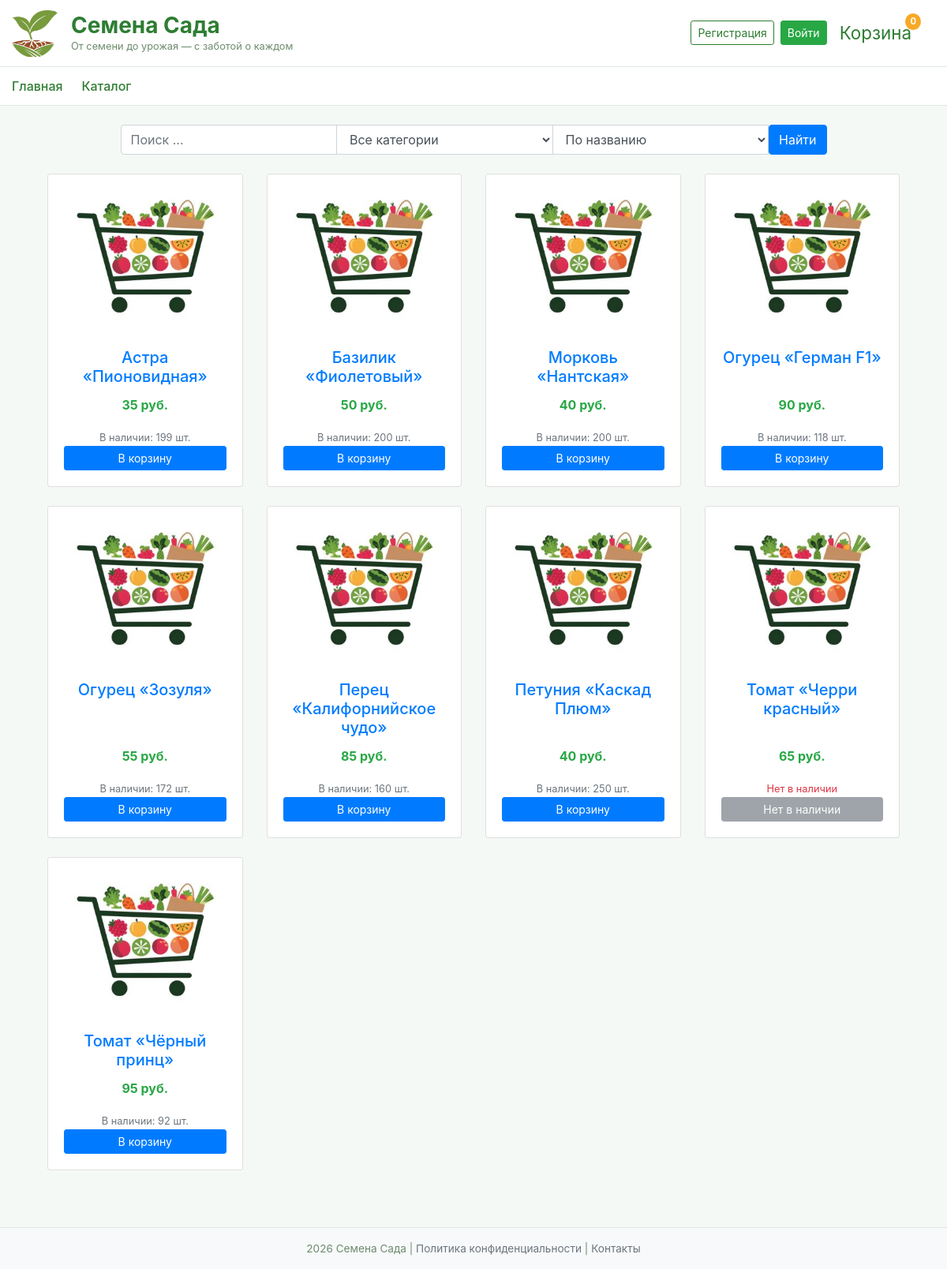
The page /catalog on the database as committed earlier.
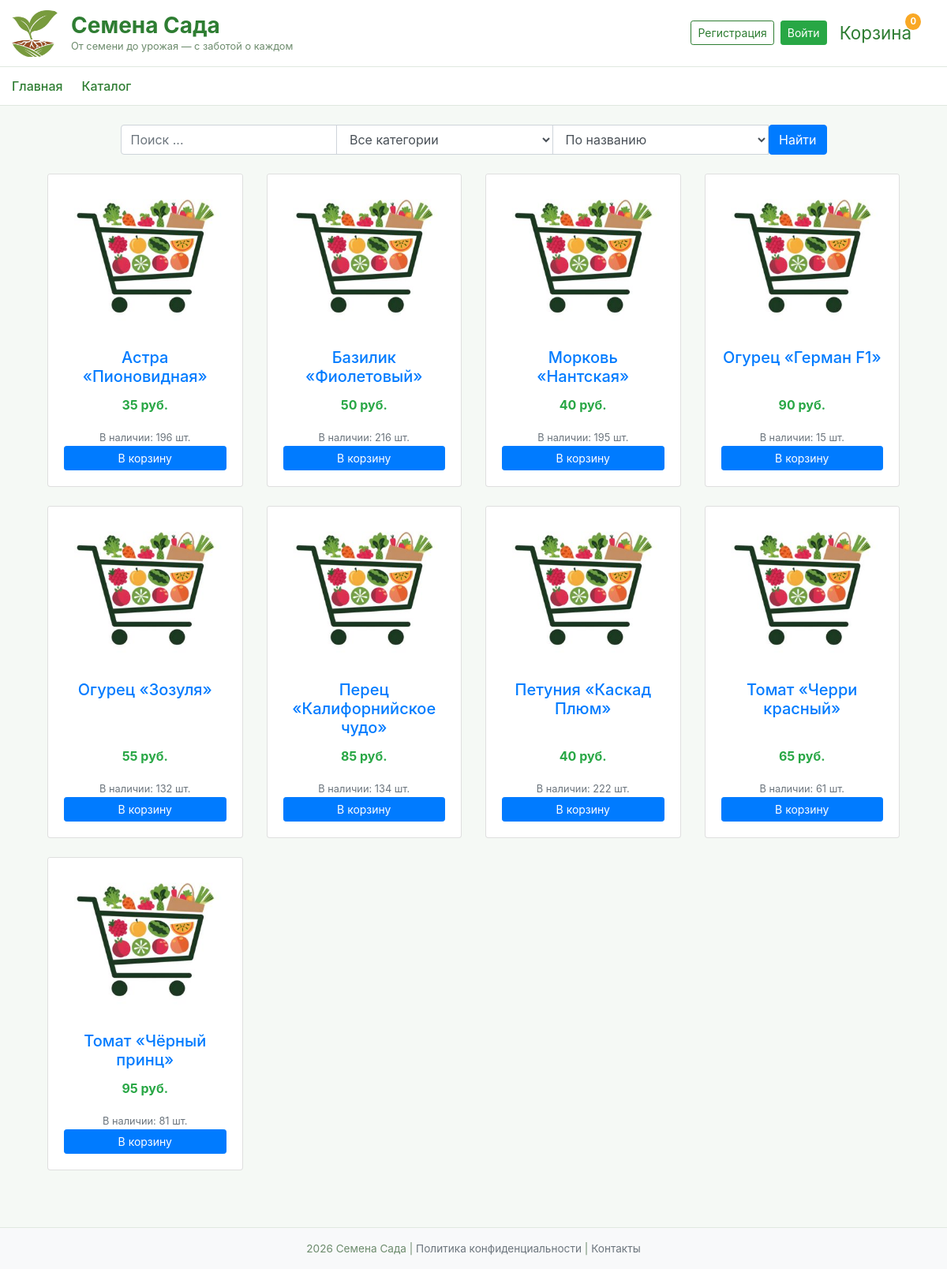
The same page on the database as committed later.
### data/products.py (models this page shows)
class Product(SqlAlchemyBase, SerializerMixin):
    __tablename__ = 'products'
    serialize_only = ('id', 'name', 'category_id', 'category.name', 'price', 'stock',
                      'image_path', 'description', 'sowing_month_start', 'sowing_month_end',
                      'difficulty', 'modified_date', 'order_items')
    id = sqlalchemy.Column(sqlalchemy.Integer, primary_key=True, autoincrement=True)
    name = sqlalchemy.Column(sqlalchemy.String)
    category_id = sqlalchemy.Column(sqlalchemy.Integer, sqlalchemy.ForeignKey('categories.id'))
    price = sqlalchemy.Column(sqlalchemy.Integer)
    stock = sqlalchemy.Column(sqlalchemy.Integer)
    image_path = sqlalchemy.Column(sqlalchemy.String)
    description = sqlalchemy.Column(sqlalchemy.String)
    sowing_month_start = sqlalchemy.Column(sqlalchemy.Integer)
    sowing_month_end = sqlalchemy.Column(sqlalchemy.Integer)
    difficulty = sqlalchemy.Column(sqlalchemy.String)
    modified_date = sqlalchemy.Column(sqlalchemy.DateTime, default=datetime.datetime.now)
    order_items = orm.relationship("OrderItem", back_populates='product')
    category = orm.relationship("Category")

### main.py (the view, shortened to what this page needs)
@app.route('/catalog')
def catalog():
    search_query = request.args.get('search', '')
    category_id = request.args.get('category', 0)
    sort_by = request.args.get('sort', 'name')
    with create_session() as db_sess:
        query = db_sess.query(Product)
        if search_query:
            query = query.filter(Product.name.like(f'%{search_query}%'))
        if category_id and int(category_id) > 0:
            query = query.filter(Product.category_id == int(category_id))
        if sort_by == 'price_asc':
            query = query.order_by(Product.price)
        elif sort_by == 'price_desc':
            query = query.order_by(Product.price.desc())
        else:
            query = query.order_by(Product.name)
        products = query.all()
        categories = db_sess.query(Category).all()
        return render_template('catalog.html',
                               products=products,
                               categories=categories,
                               search_query=search_query,
                               current_category=int(category_id) if category_id else 0,
                               sort_by=sort_by)

### data/db_session.py (called while the page is built)
def create_session() -> Session:
    global __factory
    return __factory()

### main.py (called while the page is built)
@app.context_processor
def cart_count():
    cart = session.get('cart', {})
    count = sum(cart.values())
    return dict(cart_count=count)

### templates/catalog.html (shortened to what this page needs)
{% extends "base.html" %} {% block content %}
<div class="container-fluid">
  <form method="GET" action="/catalog" class="mb-4">
    <div class="row justify-content-center">
      <div class="col-md-10">
        <div class="input-group flex-wrap">
          <input
            type="text"
            name="search"
            class="form-control"
            placeholder="Поиск ..."
            value="{{ search_query }}"
            style="min-width: 100px"
          />
          <select
            name="category"
            class="form-control"
            style="width: auto; min-width: max-content"
          >
            <option value="0">Все категории</option>
          </select>
          <select
            name="sort"
            class="form-control"
            style="width: auto; min-width: max-content"
          >
            {% if sort_by == "name" %}
            <option value="name" selected>По названию</option>
            {% else %}
            <option value="name">По названию</option>
            {% endif %}
          </select>
          <button
            type="submit"
            class="btn btn-primary"
            style="white-space: nowrap"
          >
            Найти
          </button>
        </div>
      </div>
    </div>
  </form>
  <div class="row">
    {% for product in products %}
    <div class="col-md-3 col-sm-6 mb-4">
      <div class="card h-100">
        <img
          src="{{ product.image_path }}"
          class="card-img-top"
          alt="{{ product.name }}"
          style="height: 200px; object-fit: cover"
        />
        <div class="card-body d-flex flex-column text-center">
          <a
            href="/product/{{ product.id }}?next={{ request.url | urlencode }}"
            class="text-decoration-none"
          >
            <h5 class="card-title">{{ product.name }}</h5>
          </a>
          <div class="mt-auto">
            <p class="card-text font-weight-bold text-success fs-5">
              {{ product.price }} руб.
            </p>
            {% if product.stock > 0 %}
            <small class="text-muted">В наличии: {{ product.stock }} шт.</small>
            {% else %}
            <small class="text-danger">Нет в наличии</small>
            {% endif %}
            <div class="d-flex flex-column gap-2" role="group">
              {% if product.stock > 0 %}
              <button
                type="submit"
                form="cartForm{{ product.id }}"
                class="btn btn-primary btn-sm"
              >
                В корзину
              </button>
              {% else %}
              <button class="btn btn-secondary btn-sm" disabled>
                Нет в наличии
              </button>
              {% endif %}
            </div>
          </div>
        </div>
      </div>
    </div>
    {% endfor %}
  </div>
</div>
{% endblock %}

Rows that differ between the two databases and show on the page:
changed Product "Астра «Пионовидная»": stock "199" → "196"
changed Product "Базилик «Фиолетовый»": stock "200" → "216"
changed Product "Морковь «Нантская»": stock "200" → "195"
changed Product "Огурец «Герман F1»": stock "118" → "15"
changed Product "Огурец «Зозуля»": stock "172" → "132"
changed Product "Перец «Калифорнийское чудо»": stock "160" → "134"
changed Product "Петуния «Каскад Плюм»": stock "250" → "222"
changed Product "Томат «Черри красный»": stock (not shown) → "61"; stock "Нет в наличии Нет в наличии" → "В наличии: шт. В корзину"
changed Product "Томат «Чёрный принц»": stock "92" → "81"
